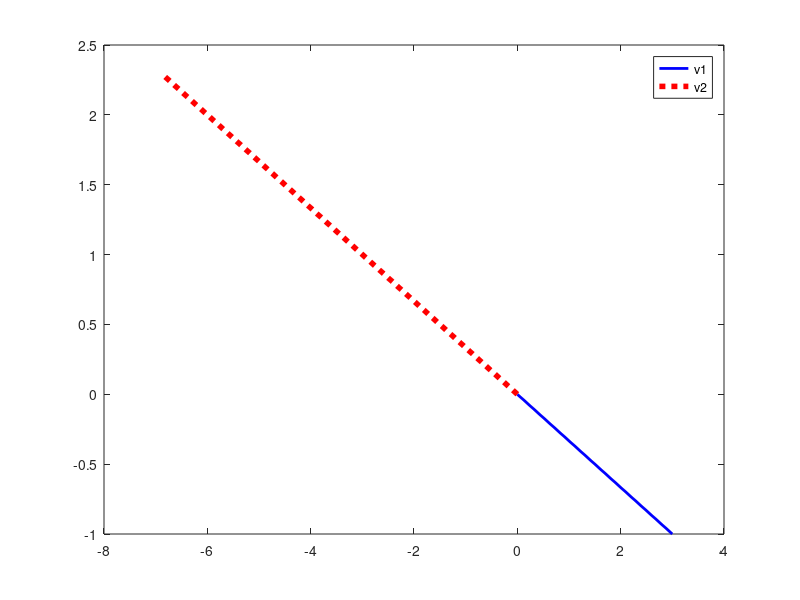

The MATLAB script that drew this image:
v1 = [3 -1]; % vector
l = -2.3; % scalar

plot([0 v1(1)], [0 v1(2)], 'b', 'linew', 2);
hold on
plot([0, v1(1)] * l, [0, v1(2)] * l, 'r:', 'linew', 4);
legend({'v1'; 'v2'})
